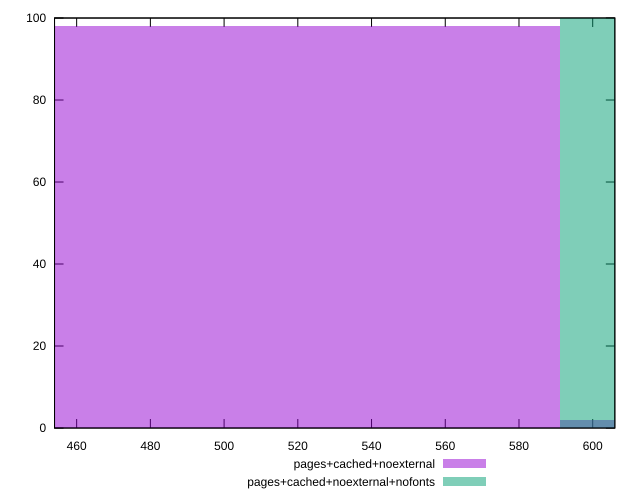

The script that saved this image:
reset

$pagesCachedNoexternal <<EOF
506.760158103874 98
675.6802108051653 2
EOF

$pagesCachedNoexternalNofonts <<EOF
675.6802108051653 100
EOF

set key outside below
set boxwidth 168.92005270129133
set xrange [454:606]
set yrange [0:100]
set trange [0:100]
set style fill transparent solid 0.5 noborder
set terminal svg size 640, 500 enhanced background rgb 'white'
set output "reprap/uses-rel-preload/comparison/histogram/5_vs_6.svg"

plot $pagesCachedNoexternal title "pages+cached+noexternal" with boxes, \
     $pagesCachedNoexternalNofonts title "pages+cached+noexternal+nofonts" with boxes

reset
